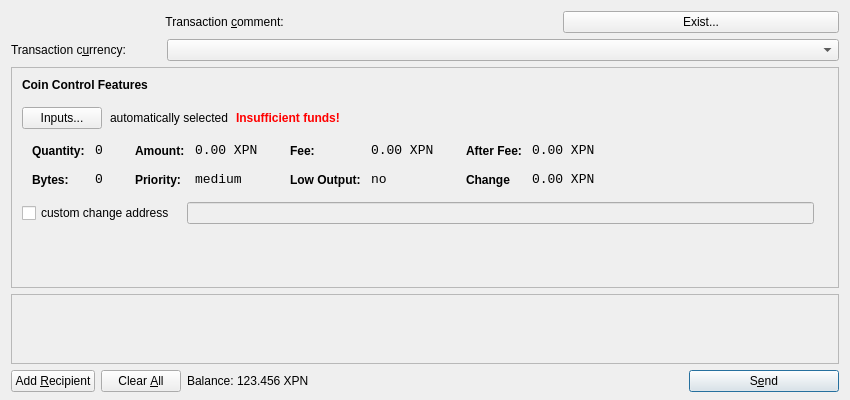
<?xml version="1.0" encoding="UTF-8"?>
<ui version="4.0">
 <class>SendCoinsDialog</class>
 <widget class="QDialog" name="SendCoinsDialog">
  <property name="geometry">
   <rect>
    <x>0</x>
    <y>0</y>
    <width>850</width>
    <height>400</height>
   </rect>
  </property>
  <property name="windowTitle">
   <string>Send Coins</string>
  </property>
  <layout class="QVBoxLayout" name="verticalLayout" stretch="0,0,1,0,0">
   <property name="bottomMargin">
    <number>8</number>
   </property>
   <item>
    <layout class="QHBoxLayout" name="horizontalLayoutTxComment">
     <property name="spacing">
      <number>0</number>
     </property>
     <item>
      <widget class="QLabel" name="labelTxComment">
       <property name="text">
        <string>Transaction &amp;comment: </string>
       </property>
       <property name="alignment">
        <set>Qt::AlignLeading|Qt::AlignLeft|Qt::AlignRight|Qt::AlignTrailing|Qt::AlignVCenter</set>
       </property>
       <property name="buddy">
        <cstring>editTxComment</cstring>
       </property>
      </widget>
     </item>
     <item>
      <widget class="QValidatedLineEdit" name="editTxComment" native="true">
       <property name="enabled">
        <bool>true</bool>
       </property>
       <property name="toolTip">
        <string>Enter a transaction comment (Note: this information is public)</string>
       </property>
      </widget>
     </item>
     <item>
      <widget class="QPushButton" name="pushButtonServices">
       <property name="styleSheet">
        <string notr="true"/>
       </property>
       <property name="text">
        <string>Exist...</string>
       </property>
      </widget>
     </item>
    </layout>
   </item>
   <item>
    <layout class="QHBoxLayout" name="horizontalLayout_3">
     <item>
      <widget class="QLabel" name="label_2">
       <property name="maximumSize">
        <size>
         <width>150</width>
         <height>16777215</height>
        </size>
       </property>
       <property name="text">
        <string>Transaction c&amp;urrency:</string>
       </property>
       <property name="buddy">
        <cstring>comboCurrency</cstring>
       </property>
      </widget>
     </item>
     <item>
      <widget class="QComboBox" name="comboCurrency"/>
     </item>
    </layout>
   </item>
   <item>
    <widget class="QFrame" name="frameCoinControl">
     <property name="sizePolicy">
      <sizepolicy hsizetype="Expanding" vsizetype="Expanding">
       <horstretch>0</horstretch>
       <verstretch>0</verstretch>
      </sizepolicy>
     </property>
     <property name="maximumSize">
      <size>
       <width>16777215</width>
       <height>16777215</height>
      </size>
     </property>
     <property name="frameShape">
      <enum>QFrame::StyledPanel</enum>
     </property>
     <property name="frameShadow">
      <enum>QFrame::Sunken</enum>
     </property>
     <layout class="QVBoxLayout" name="verticalLayoutCoinControl2">
      <property name="spacing">
       <number>6</number>
      </property>
      <property name="leftMargin">
       <number>0</number>
      </property>
      <property name="topMargin">
       <number>0</number>
      </property>
      <property name="rightMargin">
       <number>0</number>
      </property>
      <property name="bottomMargin">
       <number>6</number>
      </property>
      <item>
       <layout class="QVBoxLayout" name="verticalLayoutCoinControl" stretch="0,0,0,0,1">
        <property name="spacing">
         <number>0</number>
        </property>
        <property name="leftMargin">
         <number>10</number>
        </property>
        <property name="topMargin">
         <number>10</number>
        </property>
        <item>
         <layout class="QHBoxLayout" name="horizontalLayoutCoinControl1">
          <property name="bottomMargin">
           <number>15</number>
          </property>
          <item>
           <widget class="QLabel" name="labelCoinControlFeatures">
            <property name="sizePolicy">
             <sizepolicy hsizetype="Preferred" vsizetype="Maximum">
              <horstretch>0</horstretch>
              <verstretch>0</verstretch>
             </sizepolicy>
            </property>
            <property name="font">
             <font>
              <weight>75</weight>
              <bold>true</bold>
             </font>
            </property>
            <property name="styleSheet">
             <string notr="true">font-weight:bold;</string>
            </property>
            <property name="text">
             <string>Coin Control Features</string>
            </property>
           </widget>
          </item>
         </layout>
        </item>
        <item>
         <layout class="QHBoxLayout" name="horizontalLayoutCoinControl2" stretch="0,0,0,0">
          <property name="spacing">
           <number>8</number>
          </property>
          <property name="bottomMargin">
           <number>10</number>
          </property>
          <item>
           <widget class="QPushButton" name="pushButtonCoinControl">
            <property name="styleSheet">
             <string notr="true"/>
            </property>
            <property name="text">
             <string>Inputs...</string>
            </property>
           </widget>
          </item>
          <item>
           <widget class="QLabel" name="labelCoinControlAutomaticallySelected">
            <property name="text">
             <string>automatically selected</string>
            </property>
            <property name="margin">
             <number>5</number>
            </property>
           </widget>
          </item>
          <item>
           <widget class="QLabel" name="labelCoinControlInsuffFunds">
            <property name="font">
             <font>
              <weight>75</weight>
              <bold>true</bold>
             </font>
            </property>
            <property name="styleSheet">
             <string notr="true">color:red;font-weight:bold;</string>
            </property>
            <property name="text">
             <string>Insufficient funds!</string>
            </property>
            <property name="margin">
             <number>5</number>
            </property>
           </widget>
          </item>
          <item>
           <spacer name="horizontalSpacerCoinControl">
            <property name="orientation">
             <enum>Qt::Horizontal</enum>
            </property>
            <property name="sizeHint" stdset="0">
             <size>
              <width>40</width>
              <height>1</height>
             </size>
            </property>
           </spacer>
          </item>
         </layout>
        </item>
        <item>
         <widget class="QWidget" name="widgetCoinControl" native="true">
          <property name="sizePolicy">
           <sizepolicy hsizetype="Preferred" vsizetype="Preferred">
            <horstretch>0</horstretch>
            <verstretch>0</verstretch>
           </sizepolicy>
          </property>
          <property name="minimumSize">
           <size>
            <width>0</width>
            <height>0</height>
           </size>
          </property>
          <property name="styleSheet">
           <string notr="true"/>
          </property>
          <layout class="QHBoxLayout" name="horizontalLayoutCoinControl5">
           <property name="margin">
            <number>0</number>
           </property>
           <item>
            <layout class="QHBoxLayout" name="horizontalLayoutCoinControl3" stretch="0,0,0,1">
             <property name="spacing">
              <number>20</number>
             </property>
             <property name="topMargin">
              <number>0</number>
             </property>
             <property name="bottomMargin">
              <number>10</number>
             </property>
             <item>
              <layout class="QFormLayout" name="formLayoutCoinControl1">
               <property name="horizontalSpacing">
                <number>10</number>
               </property>
               <property name="verticalSpacing">
                <number>14</number>
               </property>
               <property name="leftMargin">
                <number>10</number>
               </property>
               <property name="topMargin">
                <number>4</number>
               </property>
               <property name="rightMargin">
                <number>6</number>
               </property>
               <item row="0" column="0">
                <widget class="QLabel" name="labelCoinControlQuantityText">
                 <property name="styleSheet">
                  <string notr="true">font-weight:bold;</string>
                 </property>
                 <property name="text">
                  <string>Quantity:</string>
                 </property>
                 <property name="margin">
                  <number>0</number>
                 </property>
                </widget>
               </item>
               <item row="0" column="1">
                <widget class="QLabel" name="labelCoinControlQuantity">
                 <property name="font">
                  <font>
                   <family>Monospace</family>
                   <pointsize>10</pointsize>
                  </font>
                 </property>
                 <property name="cursor">
                  <cursorShape>IBeamCursor</cursorShape>
                 </property>
                 <property name="contextMenuPolicy">
                  <enum>Qt::ActionsContextMenu</enum>
                 </property>
                 <property name="text">
                  <string>0</string>
                 </property>
                 <property name="margin">
                  <number>0</number>
                 </property>
                 <property name="textInteractionFlags">
                  <set>Qt::LinksAccessibleByMouse|Qt::TextSelectableByKeyboard|Qt::TextSelectableByMouse</set>
                 </property>
                </widget>
               </item>
               <item row="1" column="0">
                <widget class="QLabel" name="labelCoinControlBytesText">
                 <property name="styleSheet">
                  <string notr="true">font-weight:bold;</string>
                 </property>
                 <property name="text">
                  <string>Bytes:</string>
                 </property>
                </widget>
               </item>
               <item row="1" column="1">
                <widget class="QLabel" name="labelCoinControlBytes">
                 <property name="font">
                  <font>
                   <family>Monospace</family>
                   <pointsize>10</pointsize>
                  </font>
                 </property>
                 <property name="cursor">
                  <cursorShape>IBeamCursor</cursorShape>
                 </property>
                 <property name="contextMenuPolicy">
                  <enum>Qt::ActionsContextMenu</enum>
                 </property>
                 <property name="text">
                  <string>0</string>
                 </property>
                 <property name="textInteractionFlags">
                  <set>Qt::LinksAccessibleByMouse|Qt::TextSelectableByKeyboard|Qt::TextSelectableByMouse</set>
                 </property>
                </widget>
               </item>
              </layout>
             </item>
             <item>
              <layout class="QFormLayout" name="formLayoutCoinControl2">
               <property name="horizontalSpacing">
                <number>10</number>
               </property>
               <property name="verticalSpacing">
                <number>14</number>
               </property>
               <property name="leftMargin">
                <number>6</number>
               </property>
               <property name="topMargin">
                <number>4</number>
               </property>
               <property name="rightMargin">
                <number>6</number>
               </property>
               <item row="0" column="0">
                <widget class="QLabel" name="labelCoinControlAmountText">
                 <property name="styleSheet">
                  <string notr="true">font-weight:bold;</string>
                 </property>
                 <property name="text">
                  <string>Amount:</string>
                 </property>
                 <property name="margin">
                  <number>0</number>
                 </property>
                </widget>
               </item>
               <item row="0" column="1">
                <widget class="QLabel" name="labelCoinControlAmount">
                 <property name="font">
                  <font>
                   <family>Monospace</family>
                   <pointsize>10</pointsize>
                  </font>
                 </property>
                 <property name="cursor">
                  <cursorShape>IBeamCursor</cursorShape>
                 </property>
                 <property name="contextMenuPolicy">
                  <enum>Qt::ActionsContextMenu</enum>
                 </property>
                 <property name="text">
                  <string>0.00 XPN</string>
                 </property>
                 <property name="textInteractionFlags">
                  <set>Qt::LinksAccessibleByMouse|Qt::TextSelectableByKeyboard|Qt::TextSelectableByMouse</set>
                 </property>
                </widget>
               </item>
               <item row="1" column="0">
                <widget class="QLabel" name="labelCoinControlPriorityText">
                 <property name="styleSheet">
                  <string notr="true">font-weight:bold;</string>
                 </property>
                 <property name="text">
                  <string>Priority:</string>
                 </property>
                </widget>
               </item>
               <item row="1" column="1">
                <widget class="QLabel" name="labelCoinControlPriority">
                 <property name="font">
                  <font>
                   <family>Monospace</family>
                   <pointsize>10</pointsize>
                  </font>
                 </property>
                 <property name="cursor">
                  <cursorShape>IBeamCursor</cursorShape>
                 </property>
                 <property name="contextMenuPolicy">
                  <enum>Qt::ActionsContextMenu</enum>
                 </property>
                 <property name="text">
                  <string>medium</string>
                 </property>
                 <property name="textInteractionFlags">
                  <set>Qt::LinksAccessibleByMouse|Qt::TextSelectableByKeyboard|Qt::TextSelectableByMouse</set>
                 </property>
                </widget>
               </item>
              </layout>
             </item>
             <item>
              <layout class="QFormLayout" name="formLayoutCoinControl3">
               <property name="horizontalSpacing">
                <number>10</number>
               </property>
               <property name="verticalSpacing">
                <number>14</number>
               </property>
               <property name="leftMargin">
                <number>6</number>
               </property>
               <property name="topMargin">
                <number>4</number>
               </property>
               <property name="rightMargin">
                <number>6</number>
               </property>
               <item row="0" column="0">
                <widget class="QLabel" name="labelCoinControlFeeText">
                 <property name="styleSheet">
                  <string notr="true">font-weight:bold;</string>
                 </property>
                 <property name="text">
                  <string>Fee:</string>
                 </property>
                 <property name="margin">
                  <number>0</number>
                 </property>
                </widget>
               </item>
               <item row="0" column="1">
                <widget class="QLabel" name="labelCoinControlFee">
                 <property name="font">
                  <font>
                   <family>Monospace</family>
                   <pointsize>10</pointsize>
                  </font>
                 </property>
                 <property name="cursor">
                  <cursorShape>IBeamCursor</cursorShape>
                 </property>
                 <property name="contextMenuPolicy">
                  <enum>Qt::ActionsContextMenu</enum>
                 </property>
                 <property name="text">
                  <string>0.00 XPN</string>
                 </property>
                 <property name="textInteractionFlags">
                  <set>Qt::LinksAccessibleByMouse|Qt::TextSelectableByKeyboard|Qt::TextSelectableByMouse</set>
                 </property>
                </widget>
               </item>
               <item row="1" column="0">
                <widget class="QLabel" name="labelCoinControlLowOutputText">
                 <property name="styleSheet">
                  <string notr="true">font-weight:bold;</string>
                 </property>
                 <property name="text">
                  <string>Low Output:</string>
                 </property>
                </widget>
               </item>
               <item row="1" column="1">
                <widget class="QLabel" name="labelCoinControlLowOutput">
                 <property name="font">
                  <font>
                   <family>Monospace</family>
                   <pointsize>10</pointsize>
                  </font>
                 </property>
                 <property name="cursor">
                  <cursorShape>IBeamCursor</cursorShape>
                 </property>
                 <property name="contextMenuPolicy">
                  <enum>Qt::ActionsContextMenu</enum>
                 </property>
                 <property name="text">
                  <string>no</string>
                 </property>
                 <property name="textInteractionFlags">
                  <set>Qt::LinksAccessibleByMouse|Qt::TextSelectableByKeyboard|Qt::TextSelectableByMouse</set>
                 </property>
                </widget>
               </item>
              </layout>
             </item>
             <item>
              <layout class="QFormLayout" name="formLayoutCoinControl4">
               <property name="horizontalSpacing">
                <number>10</number>
               </property>
               <property name="verticalSpacing">
                <number>14</number>
               </property>
               <property name="leftMargin">
                <number>6</number>
               </property>
               <property name="topMargin">
                <number>4</number>
               </property>
               <property name="rightMargin">
                <number>6</number>
               </property>
               <item row="0" column="0">
                <widget class="QLabel" name="labelCoinControlAfterFeeText">
                 <property name="styleSheet">
                  <string notr="true">font-weight:bold;</string>
                 </property>
                 <property name="text">
                  <string>After Fee:</string>
                 </property>
                 <property name="margin">
                  <number>0</number>
                 </property>
                </widget>
               </item>
               <item row="0" column="1">
                <widget class="QLabel" name="labelCoinControlAfterFee">
                 <property name="font">
                  <font>
                   <family>Monospace</family>
                   <pointsize>10</pointsize>
                  </font>
                 </property>
                 <property name="cursor">
                  <cursorShape>IBeamCursor</cursorShape>
                 </property>
                 <property name="contextMenuPolicy">
                  <enum>Qt::ActionsContextMenu</enum>
                 </property>
                 <property name="text">
                  <string>0.00 XPN</string>
                 </property>
                 <property name="textInteractionFlags">
                  <set>Qt::LinksAccessibleByMouse|Qt::TextSelectableByKeyboard|Qt::TextSelectableByMouse</set>
                 </property>
                </widget>
               </item>
               <item row="1" column="0">
                <widget class="QLabel" name="labelCoinControlChangeText">
                 <property name="styleSheet">
                  <string notr="true">font-weight:bold;</string>
                 </property>
                 <property name="text">
                  <string>Change</string>
                 </property>
                </widget>
               </item>
               <item row="1" column="1">
                <widget class="QLabel" name="labelCoinControlChange">
                 <property name="font">
                  <font>
                   <family>Monospace</family>
                   <pointsize>10</pointsize>
                  </font>
                 </property>
                 <property name="cursor">
                  <cursorShape>IBeamCursor</cursorShape>
                 </property>
                 <property name="contextMenuPolicy">
                  <enum>Qt::ActionsContextMenu</enum>
                 </property>
                 <property name="text">
                  <string>0.00 XPN</string>
                 </property>
                 <property name="textInteractionFlags">
                  <set>Qt::LinksAccessibleByMouse|Qt::TextSelectableByKeyboard|Qt::TextSelectableByMouse</set>
                 </property>
                </widget>
               </item>
              </layout>
             </item>
            </layout>
           </item>
          </layout>
         </widget>
        </item>
        <item>
         <layout class="QHBoxLayout" name="horizontalLayoutCoinControl4" stretch="0,0,0">
          <property name="spacing">
           <number>12</number>
          </property>
          <property name="sizeConstraint">
           <enum>QLayout::SetDefaultConstraint</enum>
          </property>
          <property name="topMargin">
           <number>5</number>
          </property>
          <property name="rightMargin">
           <number>5</number>
          </property>
          <item>
           <widget class="QCheckBox" name="checkBoxCoinControlChange">
            <property name="text">
             <string>custom change address</string>
            </property>
           </widget>
          </item>
          <item>
           <widget class="QLineEdit" name="lineEditCoinControlChange">
            <property name="enabled">
             <bool>false</bool>
            </property>
            <property name="sizePolicy">
             <sizepolicy hsizetype="Expanding" vsizetype="Fixed">
              <horstretch>0</horstretch>
              <verstretch>0</verstretch>
             </sizepolicy>
            </property>
           </widget>
          </item>
          <item>
           <widget class="QLabel" name="labelCoinControlChangeLabel">
            <property name="sizePolicy">
             <sizepolicy hsizetype="Preferred" vsizetype="Expanding">
              <horstretch>0</horstretch>
              <verstretch>0</verstretch>
             </sizepolicy>
            </property>
            <property name="minimumSize">
             <size>
              <width>0</width>
              <height>0</height>
             </size>
            </property>
            <property name="text">
             <string/>
            </property>
            <property name="margin">
             <number>3</number>
            </property>
           </widget>
          </item>
         </layout>
        </item>
        <item>
         <spacer name="verticalSpacerCoinControl">
          <property name="orientation">
           <enum>Qt::Vertical</enum>
          </property>
          <property name="sizeHint" stdset="0">
           <size>
            <width>800</width>
            <height>1</height>
           </size>
          </property>
         </spacer>
        </item>
       </layout>
      </item>
     </layout>
    </widget>
   </item>
   <item>
    <widget class="QScrollArea" name="scrollArea">
     <property name="widgetResizable">
      <bool>true</bool>
     </property>
     <widget class="QWidget" name="scrollAreaWidgetContents">
      <property name="geometry">
       <rect>
        <x>0</x>
        <y>0</y>
        <width>830</width>
        <height>76</height>
       </rect>
      </property>
      <layout class="QVBoxLayout" name="verticalLayout_2">
       <property name="margin">
        <number>0</number>
       </property>
       <item>
        <layout class="QVBoxLayout" name="entries">
         <property name="spacing">
          <number>6</number>
         </property>
        </layout>
       </item>
       <item>
        <spacer name="verticalSpacer">
         <property name="orientation">
          <enum>Qt::Vertical</enum>
         </property>
         <property name="sizeHint" stdset="0">
          <size>
           <width>20</width>
           <height>40</height>
          </size>
         </property>
        </spacer>
       </item>
      </layout>
     </widget>
    </widget>
   </item>
   <item>
    <layout class="QHBoxLayout" name="horizontalLayout">
     <item>
      <widget class="QPushButton" name="addButton">
       <property name="toolTip">
        <string>Send to multiple recipients at once</string>
       </property>
       <property name="text">
        <string>Add &amp;Recipient</string>
       </property>
       <property name="icon">
        <iconset resource="../bitcoin.qrc">
         <normaloff>:/icons/add</normaloff>:/icons/add</iconset>
       </property>
       <property name="autoDefault">
        <bool>false</bool>
       </property>
      </widget>
     </item>
     <item>
      <widget class="QPushButton" name="clearButton">
       <property name="sizePolicy">
        <sizepolicy hsizetype="Minimum" vsizetype="Fixed">
         <horstretch>0</horstretch>
         <verstretch>0</verstretch>
        </sizepolicy>
       </property>
       <property name="toolTip">
        <string>Remove all transaction fields</string>
       </property>
       <property name="text">
        <string>Clear &amp;All</string>
       </property>
       <property name="icon">
        <iconset resource="../bitcoin.qrc">
         <normaloff>:/icons/remove</normaloff>:/icons/remove</iconset>
       </property>
       <property name="autoRepeatDelay">
        <number>300</number>
       </property>
       <property name="autoDefault">
        <bool>false</bool>
       </property>
      </widget>
     </item>
     <item>
      <layout class="QHBoxLayout" name="horizontalLayout_2">
       <property name="spacing">
        <number>3</number>
       </property>
       <item>
        <widget class="QLabel" name="label">
         <property name="sizePolicy">
          <sizepolicy hsizetype="Preferred" vsizetype="Fixed">
           <horstretch>0</horstretch>
           <verstretch>0</verstretch>
          </sizepolicy>
         </property>
         <property name="text">
          <string>Balance:</string>
         </property>
        </widget>
       </item>
       <item>
        <widget class="QLabel" name="labelBalance">
         <property name="sizePolicy">
          <sizepolicy hsizetype="Preferred" vsizetype="Fixed">
           <horstretch>0</horstretch>
           <verstretch>0</verstretch>
          </sizepolicy>
         </property>
         <property name="cursor">
          <cursorShape>IBeamCursor</cursorShape>
         </property>
         <property name="text">
          <string>123.456 XPN</string>
         </property>
         <property name="textInteractionFlags">
          <set>Qt::LinksAccessibleByMouse|Qt::TextSelectableByKeyboard|Qt::TextSelectableByMouse</set>
         </property>
        </widget>
       </item>
      </layout>
     </item>
     <item>
      <spacer name="horizontalSpacer">
       <property name="orientation">
        <enum>Qt::Horizontal</enum>
       </property>
       <property name="sizeHint" stdset="0">
        <size>
         <width>40</width>
         <height>20</height>
        </size>
       </property>
      </spacer>
     </item>
     <item>
      <widget class="QPushButton" name="sendButton">
       <property name="minimumSize">
        <size>
         <width>150</width>
         <height>0</height>
        </size>
       </property>
       <property name="toolTip">
        <string>Confirm the send action</string>
       </property>
       <property name="text">
        <string>S&amp;end</string>
       </property>
       <property name="icon">
        <iconset resource="../bitcoin.qrc">
         <normaloff>:/icons/send</normaloff>:/icons/send</iconset>
       </property>
       <property name="default">
        <bool>true</bool>
       </property>
      </widget>
     </item>
    </layout>
   </item>
  </layout>
 </widget>
 <customwidgets>
  <customwidget>
   <class>QValidatedLineEdit</class>
   <extends>QWidget</extends>
   <header>qvalidatedlineedit.h</header>
  </customwidget>
 </customwidgets>
 <resources>
  <include location="../bitcoin.qrc"/>
 </resources>
 <connections/>
</ui>
